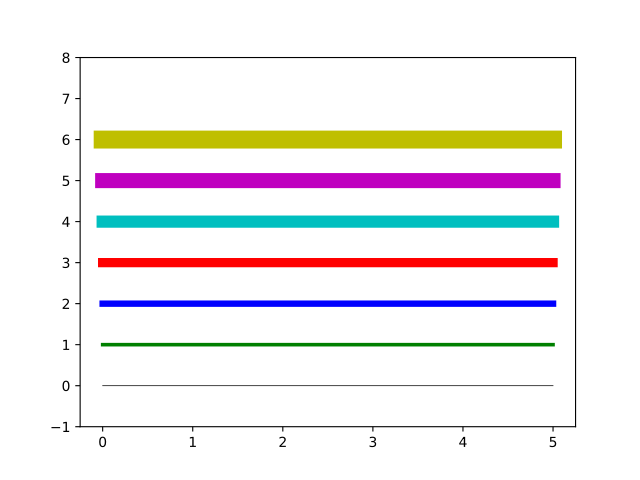

Source code (Python):
import numpy as np
from matplotlib import pyplot as plt

plt.rcParams["pdf.fonttype"] = 42

colors = np.array(["k", "g", "b", "r", "c", "m", "y", "w"])
x = np.linspace(0, 5, 1000)
y = np.ones(1000)
lw = np.linspace(.5, 15, 8)

for i in range(len(colors)):
    plt.plot(x, i*y, colors[i], linewidth=lw[i])

plt.ylim([-1, 8])
plt.savefig(
    "linewidth.pdf",
    format="pdf",
    metadata={"CreationDate": None, "ModDate": None},
)
plt.close()
